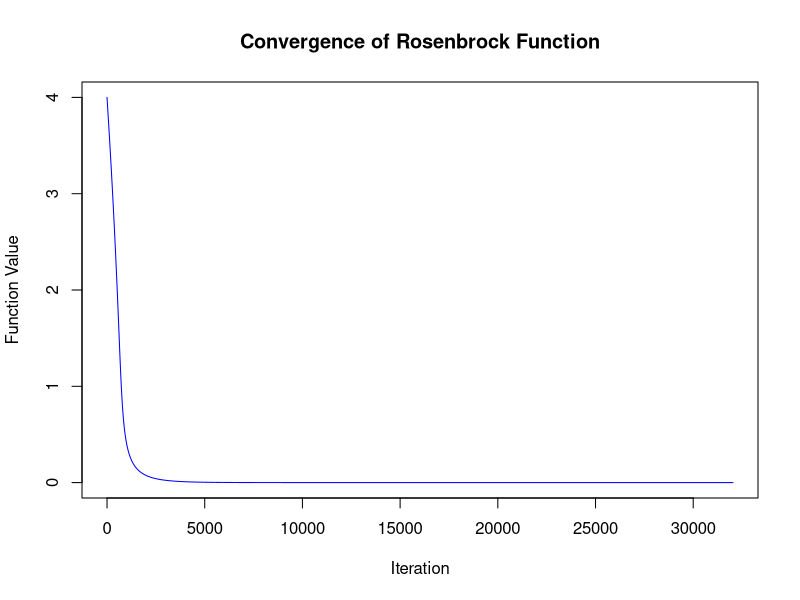

Generate this figure with R:

# Define the Rosenbrock Function and its Gradient
rosenbrock <- function(x, y) {
  (1 - x)^2 + 100 * (y - x^2)^2
}
gradient <- function(x, y) {
  df_dx <- -2 * (1 - x) - 400 * x * (y - x^2)
  df_dy <- 200 * (y - x^2)
  c(df_dx, df_dy)
}

#setup parameters for gradient descent 
x<- -1
y<-1
#step size
eta<-0.001
#threshold for convergence
epsilon<-1e-6

# History storage
trajectory <- data.frame(iter = 0, x = x, y = y, fval = rosenbrock(x, y))

#run gradient descent loop
max_iter<-100000
for ( i in 1:max_iter){
  grad<-gradient(x,y)
  grad_norm<-sqrt(sum(grad^2))
  
  if (grad_norm<epsilon){
    break
  }
  #update variables
  x<-x-eta*grad[1]
  y<-y-eta*grad[2]
  # Store history
  trajectory <- rbind(trajectory, data.frame(iter = i, x = x, y = y, fval = rosenbrock(x, y)))
  
}


# Base R plot for convergence
plot(trajectory$iter, trajectory$fval, type = "l", col = "blue",
     main = "Convergence of Rosenbrock Function",
     xlab = "Iteration", ylab = "Function Value")


#Report final results
cat("Final solution: (", x, ",", y, ")\n")
cat("Final function value:", rosenbrock(x, y), "\n")
cat("Total iterations:", nrow(trajectory) - 1, "\n")




